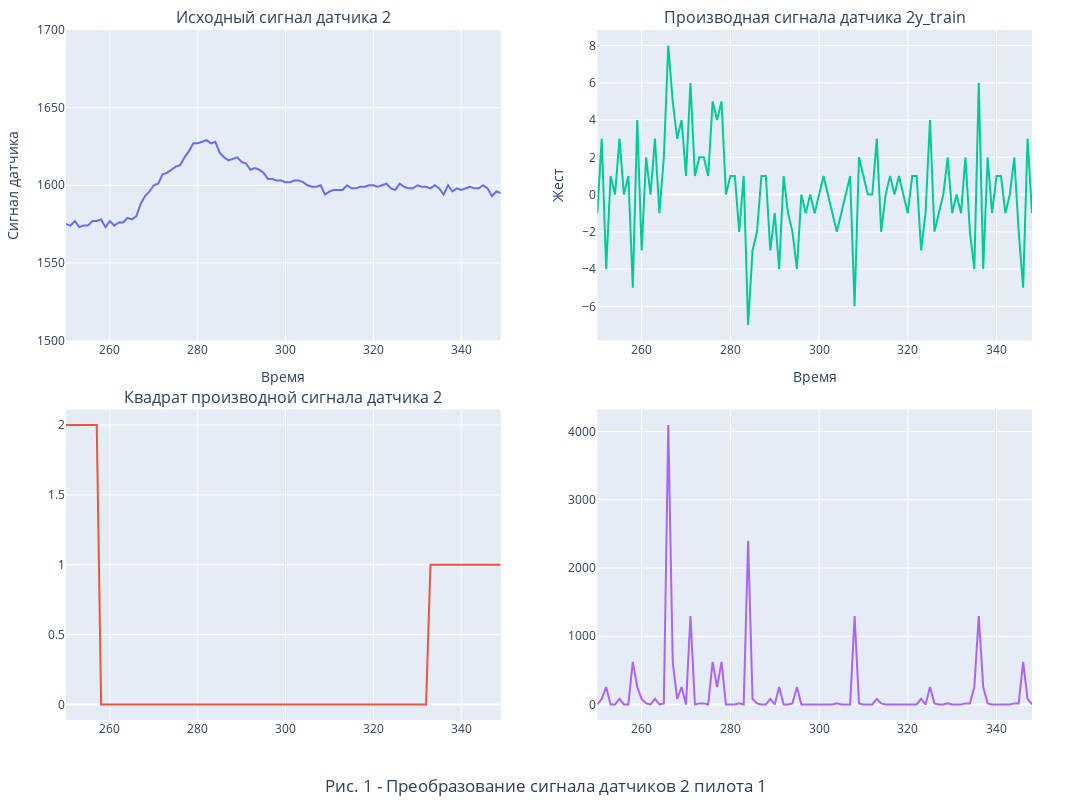

Notebook code cell kept with this figure:
### Code cell
Pilot_id = 1
#active_sensors, passive_sensors = f.get_sensor_list(1, X_train, print_active=True)
time_start = 250
time_end = 350
sensor = 2
plot_counter = 1

timesteps=[time_start, time_end]

df = pd.DataFrame(
    data = X_train[Pilot_id], index = [s for s in range(X_train[Pilot_id].shape[0])], 
    columns = [s for s in range(X_train[Pilot_id].shape[1])]).iloc[timesteps[0]:timesteps[1],:]

df_2 = pd.DataFrame(data = y_train[Pilot_id], index = [s for s in range(y_train[Pilot_id].shape[0])]).iloc[timesteps[0]:timesteps[1],:]
    
df_1 = pd.DataFrame(df[sensor])
#df_2 = pd.DataFrame(df[passive_sensors], columns=passive_sensors)

df_3 = pd.DataFrame(np.diff(df[2],1), index = range(df.index[0],df.index[-1]))

#  датасет квадрата производной
df_4 = pd.DataFrame(np.power(np.diff(df[2],1),4), index = range(df.index[0],df.index[-1]))


fig = make_subplots(rows=2, cols=2, 
                    subplot_titles=(f'Исходный сигнал датчика {sensor}', f'Производная сигнала датчика {sensor}',
                    'y_train', f'Квадрат производной сигнала датчика {sensor}'), vertical_spacing = 0.1,
)

for i in df_1.columns: fig.add_trace(go.Scatter(x=df_1.index, y=df_1[i], name=str(df[i].name)), row=1, col=1)

for i in df_2.columns: fig.add_trace(go.Scatter(x=df_2.index, y=df_2[i], name=str(df[i].name)), row=2, col=1)

for i in df_3.columns: fig.add_trace(go.Scatter(x=df_3.index, y=df_3[i], name=str(df[i].name)), row=1, col=2)

for i in df_4.columns: fig.add_trace(go.Scatter(x=df_4.index, y=df_4[i], name=str(df[i].name)), row=2, col=2)

fig.update_layout(title={'text':f'Рис. {plot_counter}'+ f' - Преобразование сигнала датчиков {sensor} пилота ' + str(Pilot_id), 
'x':0.5, 'y':0.01}
)

fig.update_layout(width=1200, height=800, legend_title_text =f'Номер датчика ',
                    xaxis_title_text  = 'Время',  yaxis_title_text = 'Сигнал датчика', yaxis_range=[1500, 1700], 
                    xaxis2_title_text = 'Время', yaxis2_title_text = 'Жест', #yaxis2_range= [0 , 200],
                    margin=dict(l=40, r=60, t=30, b=80), 
                    showlegend=False # легенда загромождает картинку
)

fig.show()

### Figure 1 — Plotly figure (JSON) as saved in the notebook; plotly's stock layout.template omitted (floating-point values rounded to 4 significant figures)
{"data": [{"name": "2", "type": "scatter", "x": [250, 251, 252, 253, 254, 255, 256, 257, 258, 259, 260, 261, 262, 263, 264, 265, 266, 267, 268, 269, 270, 271, 272, 273, 274, 275, 276, 277, 278, 279, 280, 281, 282, 283, 284, 285, 286, 287, 288, 289, 290, 291, 292, 293, 294, 295, 296, 297, 298, 299, 300, 301, 302, 303, 304, 305, 306, 307, 308, 309, 310, 311, 312, 313, 314, 315, 316, 317, 318, 319, 320, 321, 322, 323, 324, 325, 326, 327, 328, 329, 330, 331, 332, 333, 334, 335, 336, 337, 338, 339, 340, 341, 342, 343, 344, 345, 346, 347, 348, 349], "xaxis": "x", "y": [1575, 1574, 1577, 1573, 1574, 1574, 1577, 1577, 1578, 1573, 1577, 1574, 1576, 1576, 1579, 1578, 1580, 1588, 1593, 1596, 1600, 1601, 1607, 1608, 1610, 1612, 1613, 1618, 1622, 1627, 1627, 1628, 1629, 1627, 1628, 1621, 1618, 1616, 1617, 1618, 1615, 1614, 1610, 1611, 1610, 1608, 1604, 1604, 1603, 1603, 1602, 1602, 1603, 1603, 1602, 1600, 1599, 1599, 1600, 1594, 1596, 1597, 1597, 1597, 1600, 1598, 1598, 1599, 1599, 1600, 1600, 1599, 1600, 1601, 1598, 1597, 1601, 1599, 1598, 1598, 1600, 1599, 1599, 1598, 1600, 1598, 1594, 1600, 1596, 1598, 1597, 1598, 1599, 1598, 1598, 1600, 1598, 1593, 1596, 1595], "yaxis": "y"}, {"name": "0", "type": "scatter", "x": [250, 251, 252, 253, 254, 255, 256, 257, 258, 259, 260, 261, 262, 263, 264, 265, 266, 267, 268, 269, 270, 271, 272, 273, 274, 275, 276, 277, 278, 279, 280, 281, 282, 283, 284, 285, 286, 287, 288, 289, 290, 291, 292, 293, 294, 295, 296, 297, 298, 299, 300, 301, 302, 303, 304, 305, 306, 307, 308, 309, 310, 311, 312, 313, 314, 315, 316, 317, 318, 319, 320, 321, 322, 323, 324, 325, 326, 327, 328, 329, 330, 331, 332, 333, 334, 335, 336, 337, 338, 339, 340, 341, 342, 343, 344, 345, 346, 347, 348, 349], "xaxis": "x3", "y": [2, 2, 2, 2, 2, 2, 2, 2, 0, 0, 0, 0, 0, 0, 0, 0, 0, 0, 0, 0, 0, 0, 0, 0, 0, 0, 0, 0, 0, 0, 0, 0, 0, 0, 0, 0, 0, 0, 0, 0, 0, 0, 0, 0, 0, 0, 0, 0, 0, 0, 0, 0, 0, 0, 0, 0, 0, 0, 0, 0, 0, 0, 0, 0, 0, 0, 0, 0, 0, 0, 0, 0, 0, 0, 0, 0, 0, 0, 0, 0, 0, 0, 0, 1, 1, 1, 1, 1, 1, 1, 1, 1, 1, 1, 1, 1, 1, 1, 1, 1], "yaxis": "y3"}, {"name": "0", "type": "scatter", "x": [250, 251, 252, 253, 254, 255, 256, 257, 258, 259, 260, 261, 262, 263, 264, 265, 266, 267, 268, 269, 270, 271, 272, 273, 274, 275, 276, 277, 278, 279, 280, 281, 282, 283, 284, 285, 286, 287, 288, 289, 290, 291, 292, 293, 294, 295, 296, 297, 298, 299, 300, 301, 302, 303, 304, 305, 306, 307, 308, 309, 310, 311, 312, 313, 314, 315, 316, 317, 318, 319, 320, 321, 322, 323, 324, 325, 326, 327, 328, 329, 330, 331, 332, 333, 334, 335, 336, 337, 338, 339, 340, 341, 342, 343, 344, 345, 346, 347, 348], "xaxis": "x2", "y": [-1, 3, -4, 1, 0, 3, 0, 1, -5, 4, -3, 2, 0, 3, -1, 2, 8, 5, 3, 4, 1, 6, 1, 2, 2, 1, 5, 4, 5, 0, 1, 1, -2, 1, -7, -3, -2, 1, 1, -3, -1, -4, 1, -1, -2, -4, 0, -1, 0, -1, 0, 1, 0, -1, -2, -1, 0, 1, -6, 2, 1, 0, 0, 3, -2, 0, 1, 0, 1, 0, -1, 1, 1, -3, -1, 4, -2, -1, 0, 2, -1, 0, -1, 2, -2, -4, 6, -4, 2, -1, 1, 1, -1, 0, 2, -2, -5, 3, -1], "yaxis": "y2"}, {"name": "0", "type": "scatter", "x": [250, 251, 252, 253, 254, 255, 256, 257, 258, 259, 260, 261, 262, 263, 264, 265, 266, 267, 268, 269, 270, 271, 272, 273, 274, 275, 276, 277, 278, 279, 280, 281, 282, 283, 284, 285, 286, 287, 288, 289, 290, 291, 292, 293, 294, 295, 296, 297, 298, 299, 300, 301, 302, 303, 304, 305, 306, 307, 308, 309, 310, 311, 312, 313, 314, 315, 316, 317, 318, 319, 320, 321, 322, 323, 324, 325, 326, 327, 328, 329, 330, 331, 332, 333, 334, 335, 336, 337, 338, 339, 340, 341, 342, 343, 344, 345, 346, 347, 348], "xaxis": "x4", "y": [1, 81, 256, 1, 0, 81, 0, 1, 625, 256, 81, 16, 0, 81, 1, 16, 4096, 625, 81, 256, 1, 1296, 1, 16, 16, 1, 625, 256, 625, 0, 1, 1, 16, 1, 2401, 81, 16, 1, 1, 81, 1, 256, 1, 1, 16, 256, 0, 1, 0, 1, 0, 1, 0, 1, 16, 1, 0, 1, 1296, 16, 1, 0, 0, 81, 16, 0, 1, 0, 1, 0, 1, 1, 1, 81, 1, 256, 16, 1, 0, 16, 1, 0, 1, 16, 16, 256, 1296, 256, 16, 1, 1, 1, 1, 0, 16, 16, 625, 81, 1], "yaxis": "y4"}], "layout": {"annotations": [{"font": {"size": 16}, "showarrow": false, "text": "Исходный сигнал датчика 2", "x": 0.225, "xanchor": "center", "xref": "paper", "y": 1, "yanchor": "bottom", "yref": "paper"}, {"font": {"size": 16}, "showarrow": false, "text": "Производная сигнала датчика 2y_train", "x": 0.775, "xanchor": "center", "xref": "paper", "y": 1, "yanchor": "bottom", "yref": "paper"}, {"font": {"size": 16}, "showarrow": false, "text": "Квадрат производной сигнала датчика 2", "x": 0.225, "xanchor": "center", "xref": "paper", "y": 0.45, "yanchor": "bottom", "yref": "paper"}], "height": 800, "legend": {"title": {"text": "Номер датчика "}}, "margin": {"b": 80, "l": 40, "r": 60, "t": 30}, "showlegend": false, "title": {"text": "Рис. 1 - Преобразование сигнала датчиков 2 пилота 1", "x": 0.5, "y": 0.01}, "width": 1200, "xaxis": {"anchor": "y", "domain": [0, 0.45], "title": {"text": "Время"}}, "xaxis2": {"anchor": "y2", "domain": [0.55, 1], "title": {"text": "Время"}}, "xaxis3": {"anchor": "y3", "domain": [0, 0.45]}, "xaxis4": {"anchor": "y4", "domain": [0.55, 1]}, "yaxis": {"anchor": "x", "domain": [0.55, 1], "range": [1500, 1700], "title": {"text": "Сигнал датчика"}}, "yaxis2": {"anchor": "x2", "domain": [0.55, 1], "title": {"text": "Жест"}}, "yaxis3": {"anchor": "x3", "domain": [0, 0.45]}, "yaxis4": {"anchor": "x4", "domain": [0, 0.45]}}}
